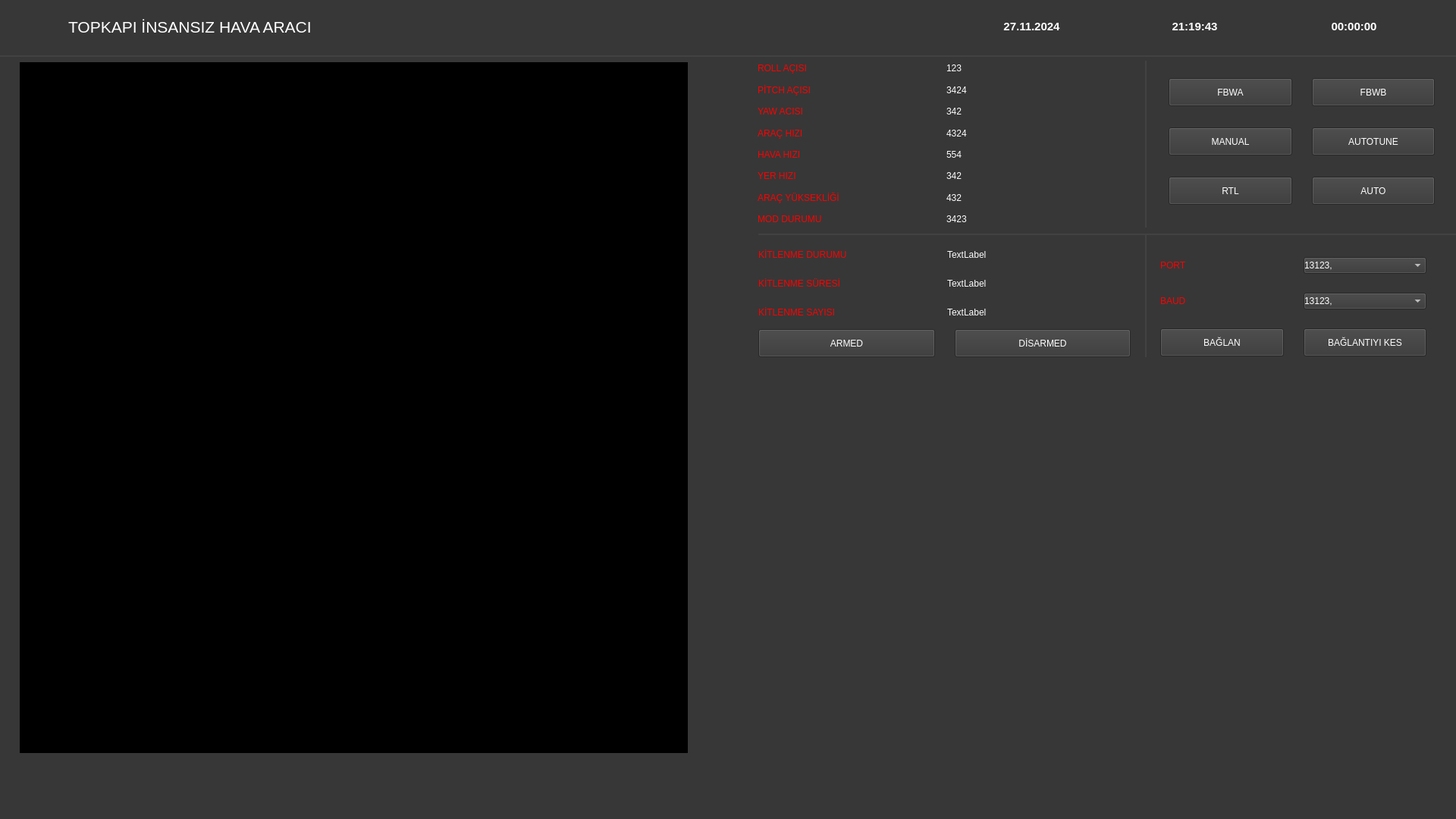
<?xml version="1.0" encoding="UTF-8"?>
<ui version="4.0">
 <class>MainWindow</class>
 <widget class="QMainWindow" name="MainWindow">
  <property name="geometry">
   <rect>
    <x>0</x>
    <y>0</y>
    <width>1920</width>
    <height>1080</height>
   </rect>
  </property>
  <property name="windowTitle">
   <string>MainWindow</string>
  </property>
  <property name="styleSheet">
   <string notr="true">background-color: #373737;</string>
  </property>
  <widget class="QWidget" name="centralwidget">
   <widget class="QLabel" name="label">
    <property name="geometry">
     <rect>
      <x>30</x>
      <y>10</y>
      <width>51</width>
      <height>51</height>
     </rect>
    </property>
    <property name="text">
     <string/>
    </property>
    <property name="pixmap">
     <pixmap>Folders/IMG/topkapi-bg.png</pixmap>
    </property>
    <property name="scaledContents">
     <bool>true</bool>
    </property>
   </widget>
   <widget class="QLabel" name="label_2">
    <property name="geometry">
     <rect>
      <x>90</x>
      <y>20</y>
      <width>351</width>
      <height>31</height>
     </rect>
    </property>
    <property name="font">
     <font>
      <pointsize>16</pointsize>
     </font>
    </property>
    <property name="styleSheet">
     <string notr="true">color: white;</string>
    </property>
    <property name="text">
     <string>TOPKAPI İNSANSIZ HAVA ARACI</string>
    </property>
   </widget>
   <widget class="QLabel" name="label_3">
    <property name="geometry">
     <rect>
      <x>1310</x>
      <y>20</y>
      <width>101</width>
      <height>31</height>
     </rect>
    </property>
    <property name="font">
     <font>
      <pointsize>11</pointsize>
      <weight>75</weight>
      <bold>true</bold>
     </font>
    </property>
    <property name="styleSheet">
     <string notr="true">color: white;</string>
    </property>
    <property name="text">
     <string>&lt;html&gt;&lt;head/&gt;&lt;body&gt;&lt;p align=&quot;center&quot;&gt;27.11.2024&lt;/p&gt;&lt;/body&gt;&lt;/html&gt;</string>
    </property>
   </widget>
   <widget class="QLabel" name="label_4">
    <property name="geometry">
     <rect>
      <x>1270</x>
      <y>20</y>
      <width>31</width>
      <height>31</height>
     </rect>
    </property>
    <property name="styleSheet">
     <string notr="true">color: white;</string>
    </property>
    <property name="text">
     <string/>
    </property>
    <property name="pixmap">
     <pixmap>Folders/IMG/date.png</pixmap>
    </property>
    <property name="scaledContents">
     <bool>true</bool>
    </property>
   </widget>
   <widget class="QLabel" name="label_5">
    <property name="geometry">
     <rect>
      <x>0</x>
      <y>60</y>
      <width>1920</width>
      <height>15</height>
     </rect>
    </property>
    <property name="styleSheet">
     <string notr="true">border: 2px solid #424242 ; border-top: none; border-left: none; border-right: none;</string>
    </property>
    <property name="text">
     <string/>
    </property>
   </widget>
   <widget class="QLabel" name="label_6">
    <property name="geometry">
     <rect>
      <x>1490</x>
      <y>20</y>
      <width>31</width>
      <height>31</height>
     </rect>
    </property>
    <property name="text">
     <string/>
    </property>
    <property name="pixmap">
     <pixmap>Folders/IMG/clock-bg.png</pixmap>
    </property>
    <property name="scaledContents">
     <bool>true</bool>
    </property>
   </widget>
   <widget class="QLabel" name="label_7">
    <property name="geometry">
     <rect>
      <x>1530</x>
      <y>20</y>
      <width>91</width>
      <height>31</height>
     </rect>
    </property>
    <property name="font">
     <font>
      <pointsize>11</pointsize>
      <weight>75</weight>
      <bold>true</bold>
     </font>
    </property>
    <property name="styleSheet">
     <string notr="true">color: white;</string>
    </property>
    <property name="text">
     <string>&lt;html&gt;&lt;head/&gt;&lt;body&gt;&lt;p align=&quot;center&quot;&gt;21:19:43&lt;/p&gt;&lt;/body&gt;&lt;/html&gt;</string>
    </property>
   </widget>
   <widget class="QWidget" name="gridLayoutWidget">
    <property name="geometry">
     <rect>
      <x>999</x>
      <y>79</y>
      <width>491</width>
      <height>221</height>
     </rect>
    </property>
    <layout class="QGridLayout" name="gridLayout">
     <item row="7" column="0">
      <widget class="QLabel" name="label_16">
       <property name="styleSheet">
        <string notr="true">color: red;</string>
       </property>
       <property name="text">
        <string>MOD DURUMU</string>
       </property>
      </widget>
     </item>
     <item row="0" column="1">
      <widget class="QLabel" name="label_17">
       <property name="styleSheet">
        <string notr="true">color: white;</string>
       </property>
       <property name="text">
        <string>123</string>
       </property>
      </widget>
     </item>
     <item row="4" column="1">
      <widget class="QLabel" name="label_21">
       <property name="styleSheet">
        <string notr="true">color: white;</string>
       </property>
       <property name="text">
        <string>554</string>
       </property>
      </widget>
     </item>
     <item row="1" column="1">
      <widget class="QLabel" name="label_18">
       <property name="styleSheet">
        <string notr="true">color: white;</string>
       </property>
       <property name="text">
        <string>3424</string>
       </property>
      </widget>
     </item>
     <item row="4" column="0">
      <widget class="QLabel" name="label_13">
       <property name="styleSheet">
        <string notr="true">color: red;</string>
       </property>
       <property name="text">
        <string>HAVA HIZI</string>
       </property>
      </widget>
     </item>
     <item row="5" column="1">
      <widget class="QLabel" name="label_22">
       <property name="styleSheet">
        <string notr="true">color: white;</string>
       </property>
       <property name="text">
        <string>342</string>
       </property>
      </widget>
     </item>
     <item row="7" column="1">
      <widget class="QLabel" name="label_24">
       <property name="styleSheet">
        <string notr="true">color: white;</string>
       </property>
       <property name="text">
        <string>3423</string>
       </property>
      </widget>
     </item>
     <item row="3" column="0">
      <widget class="QLabel" name="label_12">
       <property name="styleSheet">
        <string notr="true">color: red;</string>
       </property>
       <property name="text">
        <string>ARAÇ HIZI</string>
       </property>
      </widget>
     </item>
     <item row="5" column="0">
      <widget class="QLabel" name="label_14">
       <property name="styleSheet">
        <string notr="true">color: red;</string>
       </property>
       <property name="text">
        <string>YER HIZI</string>
       </property>
      </widget>
     </item>
     <item row="3" column="1">
      <widget class="QLabel" name="label_20">
       <property name="styleSheet">
        <string notr="true">color: white;</string>
       </property>
       <property name="text">
        <string>4324</string>
       </property>
      </widget>
     </item>
     <item row="6" column="0">
      <widget class="QLabel" name="label_15">
       <property name="styleSheet">
        <string notr="true">color: red;</string>
       </property>
       <property name="text">
        <string>ARAÇ YÜKSEKLİĞİ</string>
       </property>
      </widget>
     </item>
     <item row="2" column="0">
      <widget class="QLabel" name="label_11">
       <property name="styleSheet">
        <string notr="true">color: red;</string>
       </property>
       <property name="text">
        <string>YAW ACISI</string>
       </property>
      </widget>
     </item>
     <item row="6" column="1">
      <widget class="QLabel" name="label_23">
       <property name="styleSheet">
        <string notr="true">color: white;</string>
       </property>
       <property name="text">
        <string>432</string>
       </property>
      </widget>
     </item>
     <item row="1" column="0">
      <widget class="QLabel" name="label_10">
       <property name="styleSheet">
        <string notr="true">color: red;</string>
       </property>
       <property name="text">
        <string>PİTCH AÇISI</string>
       </property>
      </widget>
     </item>
     <item row="0" column="0">
      <widget class="QLabel" name="label_9">
       <property name="styleSheet">
        <string notr="true">color: red;</string>
       </property>
       <property name="text">
        <string>ROLL AÇISI</string>
       </property>
      </widget>
     </item>
     <item row="2" column="1">
      <widget class="QLabel" name="label_19">
       <property name="styleSheet">
        <string notr="true">color: white;</string>
       </property>
       <property name="text">
        <string>342</string>
       </property>
      </widget>
     </item>
    </layout>
   </widget>
   <widget class="QWidget" name="gridLayoutWidget_2">
    <property name="geometry">
     <rect>
      <x>1541</x>
      <y>81</y>
      <width>351</width>
      <height>211</height>
     </rect>
    </property>
    <layout class="QGridLayout" name="gridLayout_2">
     <item row="2" column="0">
      <widget class="QPushButton" name="pushButton_3">
       <property name="styleSheet">
        <string notr="true">color: white; height: 35; margin-right: 10px</string>
       </property>
       <property name="text">
        <string>RTL</string>
       </property>
      </widget>
     </item>
     <item row="0" column="0">
      <widget class="QPushButton" name="pushButton">
       <property name="styleSheet">
        <string notr="true">color: white; height: 35; margin-right: 10px</string>
       </property>
       <property name="text">
        <string>FBWA</string>
       </property>
      </widget>
     </item>
     <item row="1" column="0">
      <widget class="QPushButton" name="pushButton_2">
       <property name="styleSheet">
        <string notr="true">color: white; height: 35; margin-right: 10px</string>
       </property>
       <property name="text">
        <string>MANUAL</string>
       </property>
      </widget>
     </item>
     <item row="0" column="1">
      <widget class="QPushButton" name="pushButton_4">
       <property name="styleSheet">
        <string notr="true">color: white; height: 35; margin-left: 10px</string>
       </property>
       <property name="text">
        <string>FBWB</string>
       </property>
      </widget>
     </item>
     <item row="1" column="1">
      <widget class="QPushButton" name="pushButton_5">
       <property name="styleSheet">
        <string notr="true">color: white; height: 35; margin-left: 10px</string>
       </property>
       <property name="text">
        <string>AUTOTUNE</string>
       </property>
      </widget>
     </item>
     <item row="2" column="1">
      <widget class="QPushButton" name="pushButton_6">
       <property name="styleSheet">
        <string notr="true">color: white; height: 35; margin-left: 10px</string>
       </property>
       <property name="text">
        <string>AUTO</string>
       </property>
      </widget>
     </item>
    </layout>
   </widget>
   <widget class="QWidget" name="gridLayoutWidget_3">
    <property name="geometry">
     <rect>
      <x>1000</x>
      <y>320</y>
      <width>491</width>
      <height>151</height>
     </rect>
    </property>
    <layout class="QGridLayout" name="gridLayout_3">
     <item row="2" column="1">
      <widget class="QLabel" name="label_30">
       <property name="styleSheet">
        <string notr="true">color: white;</string>
       </property>
       <property name="text">
        <string>TextLabel</string>
       </property>
      </widget>
     </item>
     <item row="1" column="0">
      <widget class="QLabel" name="label_25">
       <property name="styleSheet">
        <string notr="true">color: red;</string>
       </property>
       <property name="text">
        <string>KİTLENME SÜRESİ</string>
       </property>
      </widget>
     </item>
     <item row="0" column="0">
      <widget class="QLabel" name="label_26">
       <property name="styleSheet">
        <string notr="true">color: red;</string>
       </property>
       <property name="text">
        <string>KİTLENME DURUMU</string>
       </property>
      </widget>
     </item>
     <item row="1" column="1">
      <widget class="QLabel" name="label_29">
       <property name="styleSheet">
        <string notr="true">color: white;</string>
       </property>
       <property name="text">
        <string>TextLabel</string>
       </property>
      </widget>
     </item>
     <item row="0" column="1">
      <widget class="QLabel" name="label_28">
       <property name="styleSheet">
        <string notr="true">color: white;</string>
       </property>
       <property name="text">
        <string>TextLabel</string>
       </property>
      </widget>
     </item>
     <item row="2" column="0">
      <widget class="QLabel" name="label_27">
       <property name="styleSheet">
        <string notr="true">color: red;</string>
       </property>
       <property name="text">
        <string>KİTLENME SAYISI</string>
       </property>
      </widget>
     </item>
     <item row="3" column="0">
      <widget class="QPushButton" name="pushButton_7">
       <property name="styleSheet">
        <string notr="true">color: white; height: 35; margin-right: 10px</string>
       </property>
       <property name="text">
        <string>ARMED</string>
       </property>
      </widget>
     </item>
     <item row="3" column="1">
      <widget class="QPushButton" name="pushButton_8">
       <property name="styleSheet">
        <string notr="true">color: white; height: 35; margin-left: 10px</string>
       </property>
       <property name="text">
        <string>DİSARMED</string>
       </property>
      </widget>
     </item>
    </layout>
   </widget>
   <widget class="QWidget" name="gridLayoutWidget_4">
    <property name="geometry">
     <rect>
      <x>1530</x>
      <y>320</y>
      <width>351</width>
      <height>171</height>
     </rect>
    </property>
    <layout class="QGridLayout" name="gridLayout_4">
     <item row="2" column="0">
      <widget class="QPushButton" name="pushButton_9">
       <property name="styleSheet">
        <string notr="true">color: white; height: 35; margin-right: 10px</string>
       </property>
       <property name="text">
        <string>BAĞLAN</string>
       </property>
      </widget>
     </item>
     <item row="1" column="0">
      <widget class="QLabel" name="label_32">
       <property name="styleSheet">
        <string notr="true">color: red;</string>
       </property>
       <property name="text">
        <string>BAUD</string>
       </property>
      </widget>
     </item>
     <item row="2" column="1">
      <widget class="QPushButton" name="pushButton_10">
       <property name="styleSheet">
        <string notr="true">color: white; height: 35; margin-left: 10px</string>
       </property>
       <property name="text">
        <string>BAĞLANTIYI KES</string>
       </property>
      </widget>
     </item>
     <item row="0" column="0">
      <widget class="QLabel" name="label_31">
       <property name="styleSheet">
        <string notr="true">color: red;</string>
       </property>
       <property name="text">
        <string>PORT</string>
       </property>
      </widget>
     </item>
     <item row="0" column="1">
      <widget class="QComboBox" name="comboBox">
       <property name="styleSheet">
        <string notr="true">color: white; margin-left: 10px; height: 20;</string>
       </property>
       <item>
        <property name="text">
         <string>13123,</string>
        </property>
       </item>
       <item>
        <property name="text">
         <string>dwdw</string>
        </property>
       </item>
       <item>
        <property name="text">
         <string>wdwdwd</string>
        </property>
       </item>
      </widget>
     </item>
     <item row="1" column="1">
      <widget class="QComboBox" name="comboBox_2">
       <property name="styleSheet">
        <string notr="true">color: white; margin-left: 10px; height: 20;</string>
       </property>
       <item>
        <property name="text">
         <string>13123,</string>
        </property>
       </item>
       <item>
        <property name="text">
         <string>dwdw</string>
        </property>
       </item>
       <item>
        <property name="text">
         <string>wdwdwd</string>
        </property>
       </item>
      </widget>
     </item>
    </layout>
   </widget>
   <widget class="QLabel" name="label_35">
    <property name="geometry">
     <rect>
      <x>1700</x>
      <y>20</y>
      <width>31</width>
      <height>31</height>
     </rect>
    </property>
    <property name="text">
     <string/>
    </property>
    <property name="pixmap">
     <pixmap>Folders/IMG/ucak.png</pixmap>
    </property>
    <property name="scaledContents">
     <bool>true</bool>
    </property>
   </widget>
   <widget class="QLabel" name="label_36">
    <property name="geometry">
     <rect>
      <x>1740</x>
      <y>20</y>
      <width>91</width>
      <height>31</height>
     </rect>
    </property>
    <property name="font">
     <font>
      <pointsize>11</pointsize>
      <weight>75</weight>
      <bold>true</bold>
     </font>
    </property>
    <property name="styleSheet">
     <string notr="true">color: white;</string>
    </property>
    <property name="text">
     <string>&lt;html&gt;&lt;head/&gt;&lt;body&gt;&lt;p align=&quot;center&quot;&gt;00:00:00&lt;/p&gt;&lt;/body&gt;&lt;/html&gt;</string>
    </property>
   </widget>
   <widget class="QLabel" name="label_8">
    <property name="geometry">
     <rect>
      <x>1510</x>
      <y>80</y>
      <width>20</width>
      <height>391</height>
     </rect>
    </property>
    <property name="styleSheet">
     <string notr="true">border: 2px solid #424242 ; border-top: none; border-right: none; border-bottom: none;</string>
    </property>
    <property name="text">
     <string/>
    </property>
   </widget>
   <widget class="QLabel" name="label_37">
    <property name="geometry">
     <rect>
      <x>1000</x>
      <y>300</y>
      <width>1980</width>
      <height>10</height>
     </rect>
    </property>
    <property name="styleSheet">
     <string notr="true">border: 2px solid #424242 ; border-top: none; border-left: none; border-right: none;</string>
    </property>
    <property name="text">
     <string/>
    </property>
   </widget>
   <widget class="QLabel" name="label_38">
    <property name="geometry">
     <rect>
      <x>26</x>
      <y>82</y>
      <width>881</width>
      <height>911</height>
     </rect>
    </property>
    <property name="styleSheet">
     <string notr="true">background-color: black;</string>
    </property>
    <property name="text">
     <string/>
    </property>
   </widget>
   <zorder>label_8</zorder>
   <zorder>label</zorder>
   <zorder>label_2</zorder>
   <zorder>label_3</zorder>
   <zorder>label_4</zorder>
   <zorder>label_5</zorder>
   <zorder>label_6</zorder>
   <zorder>label_7</zorder>
   <zorder>gridLayoutWidget</zorder>
   <zorder>gridLayoutWidget_2</zorder>
   <zorder>gridLayoutWidget_3</zorder>
   <zorder>gridLayoutWidget_4</zorder>
   <zorder>label_35</zorder>
   <zorder>label_36</zorder>
   <zorder>label_37</zorder>
   <zorder>label_38</zorder>
  </widget>
  <widget class="QMenuBar" name="menubar">
   <property name="geometry">
    <rect>
     <x>0</x>
     <y>0</y>
     <width>1920</width>
     <height>25</height>
    </rect>
   </property>
  </widget>
  <widget class="QStatusBar" name="statusbar"/>
 </widget>
 <resources/>
 <connections/>
</ui>
